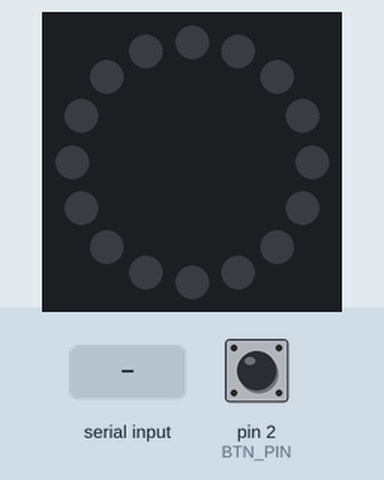
This sketch was run on a simulated Arduino Uno, built with avr-gcc and run on an emulated ATmega328P. Shown: 16 RGB LEDs in a ring, first at the top, clockwise. The test bench sets the inputs (shaded band); at power-on: pin 2 (BTN_PIN) LOW. Dim RGB values are drawn brighter than linear.

Above: at 1.2 s.
1.3 s: pin 2 (BTN_PIN) pulled HIGH for 1 s
At 3.0 s:
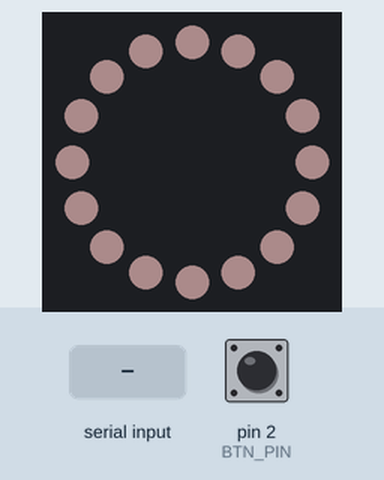
3.8 s: "1" received over Serial
5.4 s: "2" received over Serial
7.0 s: pin 2 (BTN_PIN) pulled HIGH for 3.2 s
At 7.8 s:
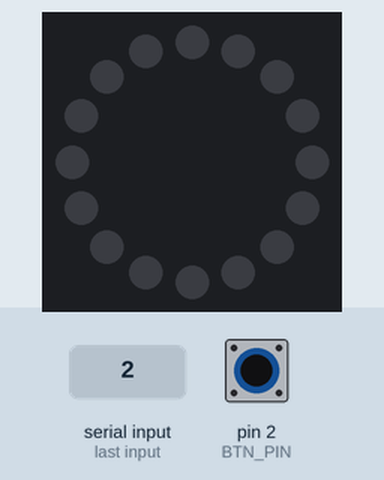
11.7 s: pin 2 (BTN_PIN) pulled HIGH for 0.15 s
At 12.3 s:
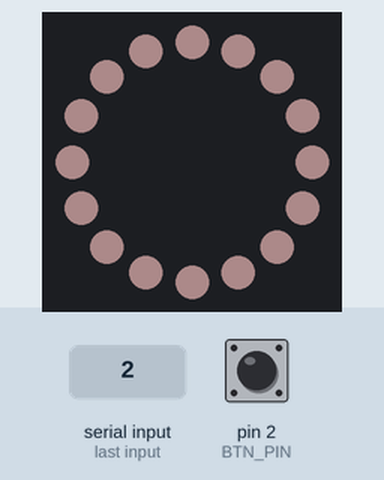
Timing chart, 0 to 14.3 s (numbered marks = the images above; inputs shaded):
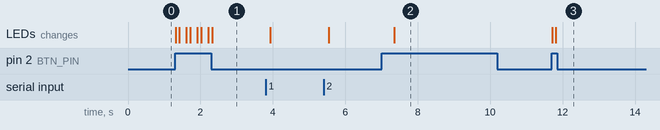

The sketch:

s_HRI_audio_wave_NeoPixel.ino
```cpp
/*
* Oct 24 / 2025
* This program controls an LED array from an input data stream from the Serial port.
* A Java Processing program sends integers [0, 255], and the Arduino takes care of it.
* https://github.com/DavidGiraldoCode/s-Arduino_Audio_Wave_Vizualization_for_Conversational_Robots.git
*
*/

#include <Adafruit_NeoPixel.h>

#define LED_PIN     6          // Data pin for the NeoPixel ring
#define NUM_PIXELS  16         // Number of LEDs in the ring

Adafruit_NeoPixel ring(NUM_PIXELS, LED_PIN, NEO_GRB + NEO_KHZ800);
uint8_t brightness;

constexpr unsigned long   BAUD_RATE         = 9600;

const     uint8_t   BTN_PIN                 = 2;
const     unsigned int TALKING_STATE        = 255;
const     unsigned int BASE_STATE           = 15;
const     unsigned int LISTENING_STATE      = 5;

unsigned  int       turn_on_counter         = 0;

          char      furhat_state            = '0';        // Data received from the serial port

// Controlling turn On and Off
constexpr uint8_t   BOUNCE_DELAY            = 10; // milliseconds
unsigned  long      last_debounce_time      = 0;
          bool      is_on                   = false;
          bool      last_system_state       = false;
          uint8_t   btn_state               = 0;
          uint8_t   btn_last_state          = LOW;

// Debounce refers to a technique used in electronics and programming to eliminate false readings caused by the mechanical behavior of physical switches and buttons.
////////////////////////////////////////////////////////////////


void setup()
{
  pinMode(BTN_PIN, INPUT);

  ring.begin();
  ring.setBrightness(0);
  ring.show();

  Serial.begin(BAUD_RATE);
}

void controllNeoPixel(const unsigned int brightness)
{

  ring.setBrightness(brightness);
  for (int i = 0; i < NUM_PIXELS; i++)
  {
    //TODO parameterize the color control
    ring.setPixelColor(i, ring.Color(250, 200, 200));
  }
  ring.show();
  delay(100);
}

void toogleSystem(uint8_t state)
{
  Serial.flush();
  btn_state = state;

  if(btn_state != btn_last_state)
  {
    last_debounce_time = millis();
    last_system_state = is_on;
  }

  if((millis() - last_debounce_time) > BOUNCE_DELAY)
  {
      if( btn_state == HIGH)
        {

          if(last_system_state == false)
            is_on = true;
          else
            is_on = false;

          controllNeoPixel(is_on ? LISTENING_STATE : LOW);
        }
  }

  btn_last_state = btn_state;

}

void changeLedBaseOnSerialMessages()
{
  while (Serial.available())          // If data is available to read,
  {
    furhat_state = Serial.read();     // read it and store it in val
  }

  if (furhat_state == 0)
  {
    controllNeoPixel( LISTENING_STATE);
  }
  else
  {
    controllNeoPixel( furhat_state < BASE_STATE ? BASE_STATE : furhat_state);
  }

  delay(100);
}

void loop()
{
  toogleSystem(digitalRead(BTN_PIN));

  if(!is_on)
      return;
  else
    changeLedBaseOnSerialMessages();

}
```

Measured:
- after the input at 1.3 s, the LEDs: first change at once (image 1 shows a later state)
- after the input at 7.0 s, the LEDs: change after 0.35 s (image 2)
- after the input at 11.7 s, the LEDs: first change at once (image 3 shows a later state)
